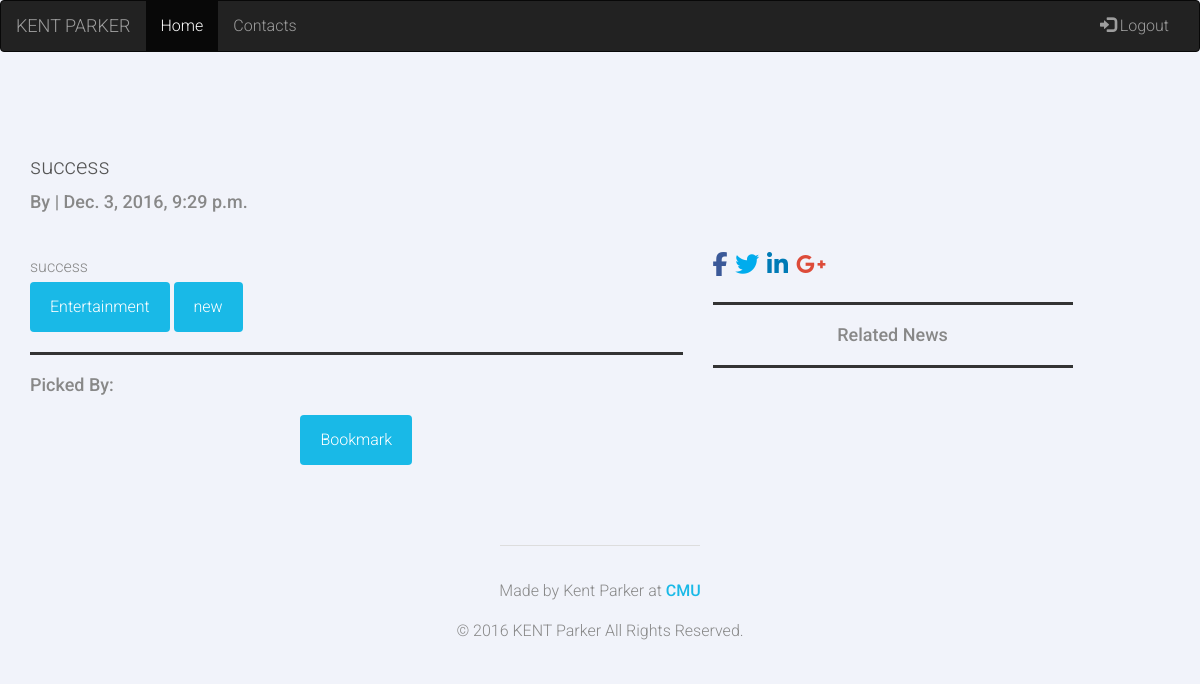
Page /pitch_detail/3 on the committed database.
### app/models.py (models this page shows)
class Pitch(models.Model):
	title=models.CharField(max_length=30)
	content=models.TextField()
	author=models.ForeignKey(MyUser,related_name='author_pr') # newsmaker
	tags=models.ManyToManyField(Tag,blank=True)
	pub_time=models.DateTimeField(auto_now_add=True)
	last_modified_time=models.DateTimeField(auto_now=True)
	attachment=models.URLField(max_length=200)
	special=models.CharField(max_length=1)
	location=models.CharField(max_length=50,default="")
	published=models.BooleanField(default=False)
	embargoMark=models.BooleanField(default=False)
	bookmarked = models.ManyToManyField(MyUser,null=True,blank=True,related_name='bookmarked')
	embargoed = models.ManyToManyField(MyUser,null=True,blank=True,related_name='embargoed')
	scooped = models.BooleanField(default=False)
	scooppublished = models.BooleanField(default=False)
	class Meta:
		ordering=['-pub_time']

class Tag(models.Model):
	name=models.CharField(max_length=10)
	def __str__(self):
		return self.name

### app/views.py (the view, shortened to what this page needs)
# urls.py: url(r'^pitch_detail/(?P<pitchId>.*)$', views.pitch_detail, name='pitch_detail'),
def pitch_detail(request,pitchId):
	if request.method == 'GET':
		cur_pitch = Pitch.objects.get(pk=pitchId)
		related_articles = cur_pitch.article_set.all()
		picked_by = set()
		for article in related_articles:
			picked_by.add(article.author)
		already= False
		if request.user in cur_pitch.bookmarked.all():
			already = True
		print(related_articles)
		context = {"cur_pitch": cur_pitch, "already": already, "related_articles": related_articles, "picked_by": picked_by}
		return render(request, "kentparker/pitch_detail.html", context)

### app/templates/kentparker/pitch_detail.html (shortened to what this page needs)
<!DOCTYPE html>
<html lang="en">
    <head>
		<nav class="navbar navbar-inverse">
  <div class="container-fluid">
    <div class="navbar-header">
      <a class="navbar-brand" href="/">KENT PARKER</a>
    </div>
    <div class="collapse navbar-collapse" id="myNavbar">
      <ul class="nav navbar-nav">
        <li class="active"><a href="/">Home</a></li>
        <li><a href="{% url "contacts" %}">Contacts</a></li>
      </ul>
      <ul class="nav navbar-nav navbar-right">
        <li><a href="{% url "logout" %}"><span class="glyphicon glyphicon-log-in"></span> Logout</a></li>
      </ul>
    </div>
  </div>
</nav>
        <link rel="stylesheet" href="https://maxcdn.bootstrapcdn.com/bootstrap/3.3.7/css/bootstrap.min.css">
		{% load static %}
  		<link rel="stylesheet" type="text/css" href="{% static "/css/main.css" %}">
		<link rel="stylesheet" type="text/css" href="{% static "/css/style.css" %}">
		<link rel="stylesheet" type="text/css" href="{% static "/css/form-elements.css" %}">
    </head>
    <body>
        <div class="top-content">
        <div class="inner-bg">
        <div class="container">
        	<div class="row">
    			<div class="col-sm-7">
    				<h3><span class="pull-left">{{cur_pitch.title}}</span></h3><br />
    				<h4><span class="pull-left">By {{cur_pitch.cur_pitch.author}} | {{cur_pitch.pub_time}}</span></h4><br /><br />
    				<p align="left">
						{{cur_pitch.content}}
						<br>
						{% for tag in cur_pitch.tags.all %}
							<button class="btn btn-success">{{tag}}</button>
						{%endfor%}
						<br>
    				</p>
    				<hr style="height:3px;border:none;color:#333;background-color:#333;" />
    				<h4><span class="pull-left">Picked By:</span></h4><br />
					<form action="{% url 'pitch_detail' cur_pitch.id %}" method="post">
						{% if not already%}
							<button type="submit"  class='btn btn-success btn-sm'>Bookmark</button>
						{% else %}
							<button type="submit"  class='btn btn-danger btn-sm'>Unbookmark</button>
						{% endif %}
					</form>
    			</div>
    			<div class="col-sm-4">
    			<br />
    			<br /><br /><br />
    			<span class="pull-left">
    			<a href="#"><i class="fa fa-facebook" aria-hidden="true" style="font-size:24px;color:#3b5998"></i></a>&nbsp;
    			<a href="#"><i class="fa fa-twitter" aria-hidden="true" style="font-size:24px;color:#00aced"></i></a>&nbsp;
    			<a href="#"><i class="fa fa-linkedin" aria-hidden="true" style="font-size:24px;color:#007bb6"></i></a>&nbsp;
    			<a href="#"><i class="fa fa-google-plus" aria-hidden="true" style="font-size:24px;color:#dd4b39"></i></a>&nbsp;
    			</span>
    			<br />
    			<div class="list-group" style="border: none">
    				<hr style="height:3px;border:none;color:#333;background-color:#333;" />
    				<h4 class="list-group-item-heading">Related News</h4>
  					<hr style="height:3px;border:none;color:#333;background-color:#333;" />
				</div>
    			</div>
  			</div>
		</div>
		</div>
		</div>
        <footer>
        	<div class="container">
        		<div class="row">
        			<div class="col-sm-8 col-sm-offset-2">
        				<div class="footer-border"></div>
        				<p>Made by Kent Parker at <a href="http://www.cmu.edu/" target="_blank"><strong>CMU</strong></a>
        				</p>
        				<p class="rights">
                            © 2016 <span>KENT</span> Parker All Rights Reserved.
                        </p>
        			</div>
        		</div>
        	</div>
        </footer>
    </body>
</html>

### app/static/css/main.css (style rules this page uses)
body { background: #F1F3FA; }

### app/static/css/style.css (style rules this page uses)
body { background: url(../img/bg.jpg) left top repeat; font-family: 'Roboto', sans-serif; font-size: 16px; font-weight: 300; color: #888; line-height: 30px; text-align: center; }
strong { font-weight: 500; }
a, a:hover, a:focus { color: #19b9e7; text-decoration: none; -o-transition: all .3s; -moz-transition: all .3s; -webkit-transition: all .3s; -ms-transition: all .3s; transition: all .3s; }
h3 { font-size: 22px; font-weight: 300; color: #555; line-height: 30px; }
.inner-bg { padding: 60px 0 80px 0; }
footer { padding-bottom: 70px; }
footer .footer-border { width: 200px; margin: 0 auto; padding-bottom: 30px; border-top: 1px solid #ddd; }
body { background: #F1F3FA; }

### app/static/css/form-elements.css (style rules this page uses)
button.btn { height: 50px; margin: 0; padding: 0 20px; vertical-align: middle; background: #19b9e7; border: 0; font-family: 'Roboto', sans-serif; font-size: 16px; font-weight: 300; line-height: 50px; color: #fff; -moz-border-radius: 4px; -webkit-border-radius: 4px; border-radius: 4px; text-shadow: none; -moz-box-shadow: none; -webkit-box-shadow: none; box-shadow: none; -o-transition: all .3s; -moz-transition: all .3s; -webkit-transition: all .3s; -ms-transition: all .3s; transition: all .3s; }

### rows in the picture
Pitch: title "success", pub_time "Dec. 3, 2016, 9:29 p.m.", content "success"
Tag: name "Entertainment"
Tag: name "new"
